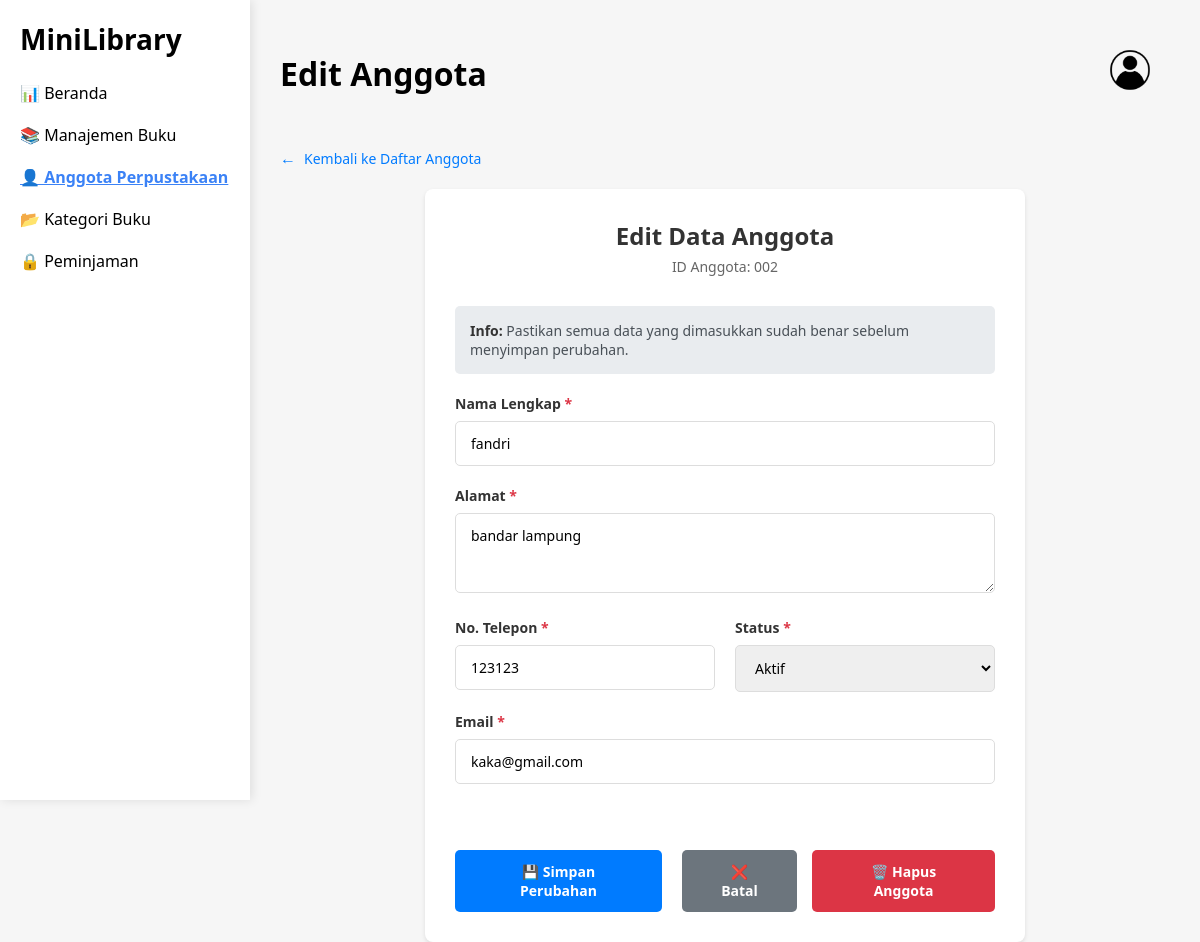
The page /WEB_UAP/edit_anggota.php?id=2 (signed in) on the database its author committed.
### tables this page shows
CREATE TABLE `anggota` (
  `id` int(11) NOT NULL,
  `nama` varchar(100) NOT NULL,
  `alamat` text NOT NULL,
  `telepon` varchar(15) NOT NULL,
  `email` varchar(100) NOT NULL,
  `status` enum('Aktif','Non Aktif') DEFAULT 'Aktif',
  `created_at` timestamp NOT NULL DEFAULT current_timestamp()
);

### WEB_UAP/edit_anggota.php (the view, shortened to what this page needs)
<?php
include 'koneksi.php';
$id = mysqli_real_escape_string($conn, $_GET['id']);
$query = "SELECT * FROM anggota WHERE id = '$id'";
$result = mysqli_query($conn, $query);
$anggota = mysqli_fetch_assoc($result);
?>
<!DOCTYPE html>
<html>
<head>
    <link rel="stylesheet" href="assets/style.css">
</head>
<body>
<div class="sidebar">
    <h2>MiniLibrary</h2>
    <a href="dashboard.php">📊 Beranda</a>
    <a href="manajemen.php">📚 Manajemen Buku</a>
    <a class="active" href="anggota.php">👤 Anggota Perpustakaan</a>
    <a href="kategori.php">📂 Kategori Buku</a>
    <a href="peminjaman.php">🔒 Peminjaman</a>
</div>
<div class="content">
    <div class="topbar">
        <h1>Edit Anggota</h1>
        <div class="profile">
            <img src="assets/profile.png" alt="Profile" class="profile-img">
        </div>
    </div>
    <a href="anggota.php" class="back-link">Kembali ke Daftar Anggota</a>
    <div class="form-container">
        <div class="form-header">
            <h2>Edit Data Anggota</h2>
            <div class="member-id">ID Anggota: <?php echo str_pad($id, 3, '0', STR_PAD_LEFT); ?></div>
        </div>
        <div class="info-box">
            <strong>Info:</strong> Pastikan semua data yang dimasukkan sudah benar sebelum menyimpan perubahan.
        </div>
        <form method="POST" action="" id="editAnggotaForm">
            <div class="form-group">
                <label for="nama">Nama Lengkap <span class="required">*</span></label>
                <input type="text" id="nama" name="nama" required
                       value="<?php echo htmlspecialchars($anggota['nama']); ?>"
                       placeholder="Masukkan nama lengkap">
            </div>
            <div class="form-group">
                <label for="alamat">Alamat <span class="required">*</span></label>
                <textarea id="alamat" name="alamat" required
                          placeholder="Masukkan alamat lengkap"><?php echo htmlspecialchars($anggota['alamat']); ?></textarea>
            </div>
            <div class="form-row">
                <div class="form-group">
                    <label for="telepon">No. Telepon <span class="required">*</span></label>
                    <input type="tel" id="telepon" name="telepon" required
                           value="<?php echo htmlspecialchars($anggota['telepon']); ?>"
                           placeholder="Contoh: 08123456789">
                </div>
                <div class="form-group">
                    <label for="status">Status <span class="required">*</span></label>
                    <select id="status" name="status" required>
                        <option value="Aktif" <?php echo ($anggota['status'] == 'Aktif') ? 'selected' : ''; ?>>Aktif</option>
                    </select>
                </div>
            </div>
            <div class="form-group">
                <label for="email">Email <span class="required">*</span></label>
                <input type="email" id="email" name="email" required
                       value="<?php echo htmlspecialchars($anggota['email']); ?>"
                       placeholder="contoh@email.com">
            </div>
            <div class="form-actions">
                <button type="submit" class="btn btn-primary">💾 Simpan Perubahan</button>
                <a href="anggota.php" class="btn btn-secondary">❌ Batal</a>
                <a href="hapus_anggota.php?id=<?php echo $id; ?>" class="btn btn-danger"
                   onclick="return confirm('Apakah Anda yakin ingin menghapus anggota ini?')">🗑️ Hapus Anggota</a>
            </div>
        </form>
    </div>
</div>
</body>
</html>

### WEB_UAP/assets/style.css (style rules this page uses)
* { margin: 0; padding: 0; box-sizing: border-box; font-family: 'Segoe UI', sans-serif; }
body { display: flex; height: 100vh; }
h2 { font-size: 28px; margin-bottom: 24px; }
form { display: flex; flex-direction: column; }
input[type="email"], input[type="password"] { padding: 12px; margin-bottom: 16px; border: 1px solid #ccc; border-radius: 30px; }
button { padding: 12px; border: none; border-radius: 30px; background-color: #1E90FF; color: white; font-weight: bold; cursor: pointer; font-size: 14px; }
body { margin: 0; font-family: sans-serif; display: flex; background-color: #f6f6f6; }
.sidebar { width: 250px; background: white; box-shadow: 2px 0 10px rgba(0,0,0,0.1); padding: 20px; }
.sidebar h2 { font-weight: bold; }
.sidebar a { display: block; margin: 20px 0; text-decoration: none; color: black; }
.sidebar a.active { color: #3b82f6; font-weight: bold; text-decoration: underline; }
.content { flex: 1; padding: 30px; }
.topbar { display: flex; justify-content: space-between; align-items: center; margin-bottom: 30px; }
.topbar h1 { margin: 0; }
.topbar .profile { font-size: 25px; color: red; }
.profile-img { width: 80px; height: 80px; border-radius: 50%; object-fit: cover; }
button { padding: 8px 12px; margin-right: 5px; cursor: pointer; }

### WEB_UAP/edit_anggota.php (style rules this page uses)
.form-container { background: white; padding: 30px; border-radius: 8px; box-shadow: 0 2px 4px rgba(0,0,0,0.1); max-width: 600px; margin: 0 auto; }
.form-header { margin-bottom: 30px; text-align: center; }
.form-header h2 { color: #333; margin: 0; font-size: 24px; }
.form-header .member-id { color: #666; font-size: 14px; margin-top: 5px; }
.form-group { margin-bottom: 20px; }
.form-group label { display: block; margin-bottom: 8px; font-weight: 600; color: #333; font-size: 14px; }
.form-group input, .form-group select, .form-group textarea { width: 100%; padding: 12px 15px; border: 1px solid #ddd; border-radius: 5px; font-size: 14px; box-sizing: border-box; transition: border-color 0.3s; }
.form-group textarea { resize: vertical; min-height: 80px; }
.required { color: #dc3545; }
.form-actions { display: flex; gap: 15px; justify-content: center; margin-top: 30px; }
.btn { padding: 12px 30px; border: none; border-radius: 5px; font-size: 14px; font-weight: 600; cursor: pointer; text-decoration: none; display: inline-block; text-align: center; transition: all 0.3s; }
.btn-primary { background: #007bff; color: white; }
.btn-secondary { background: #6c757d; color: white; }
.btn-danger { background: #dc3545; color: white; }
.back-link { display: inline-flex; align-items: center; color: #007bff; text-decoration: none; margin-bottom: 20px; font-size: 14px; }
.back-link::before { content: "←"; margin-right: 8px; font-size: 16px; }
.form-row { display: flex; gap: 20px; }
.form-row .form-group { flex: 1; }
.info-box { background: #e9ecef; padding: 15px; border-radius: 5px; margin-bottom: 20px; font-size: 14px; color: #495057; }
.info-box strong { color: #333; }

### rows shown on the page
anggota: nama "fandri", alamat "bandar lampung", telepon "123123", status "Aktif", email "kaka@gmail.com"

### other values the page prints
str_pad($id, 3, '0', STR_PAD_LEFT) "002"
